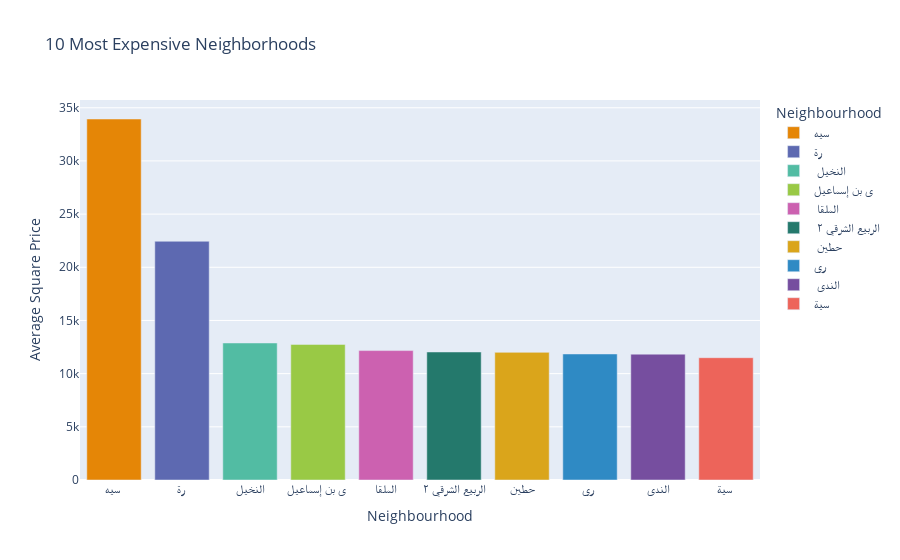

Notebook code for this chart:
### Markdown cell above
## 10 Most Expensive Neighborhoods

### Code cell
df1 = df.copy()
mean = df1.groupby('neighbourhood')['square price'].mean()

mean.index
df2 = mean.reset_index()
df2['square price'] = df2['square price'].round(decimals=2)
df2 = df2.sort_values(by='square price',ascending=False).head(10)

fig = px.bar(df2, x='neighbourhood', y='square price',color='neighbourhood',title='10 Most Expensive Neighborhoods',color_discrete_sequence=px.colors.qualitative.Vivid, labels={'square price':'Average Square Price', 'neighbourhood':'Neighbourhood'})
fig.show()

### Figure 1 — Plotly figure (JSON) as saved in the notebook; plotly's stock layout.template omitted (floating-point values rounded to 4 significant figures)
{"data": [{"alignmentgroup": "True", "hovertemplate": "Neighbourhood=%{x}<br>Average Square Price=%{y}<extra></extra>", "legendgroup": "سيه ", "marker": {"color": "rgb(229, 134, 6)", "pattern": {"shape": ""}}, "name": "سيه ", "offsetgroup": "سيه ", "orientation": "v", "showlegend": true, "textposition": "auto", "type": "bar", "x": ["سيه "], "xaxis": "x", "y": [33940.0], "yaxis": "y"}, {"alignmentgroup": "True", "hovertemplate": "Neighbourhood=%{x}<br>Average Square Price=%{y}<extra></extra>", "legendgroup": "رة ", "marker": {"color": "rgb(93, 105, 177)", "pattern": {"shape": ""}}, "name": "رة ", "offsetgroup": "رة ", "orientation": "v", "showlegend": true, "textposition": "auto", "type": "bar", "x": ["رة "], "xaxis": "x", "y": [22450.0], "yaxis": "y"}, {"alignmentgroup": "True", "hovertemplate": "Neighbourhood=%{x}<br>Average Square Price=%{y}<extra></extra>", "legendgroup": " النخيل ", "marker": {"color": "rgb(82, 188, 163)", "pattern": {"shape": ""}}, "name": " النخيل ", "offsetgroup": " النخيل ", "orientation": "v", "showlegend": true, "textposition": "auto", "type": "bar", "x": [" النخيل "], "xaxis": "x", "y": [12880.0], "yaxis": "y"}, {"alignmentgroup": "True", "hovertemplate": "Neighbourhood=%{x}<br>Average Square Price=%{y}<extra></extra>", "legendgroup": "ى بن إسماعيل ", "marker": {"color": "rgb(153, 201, 69)", "pattern": {"shape": ""}}, "name": "ى بن إسماعيل ", "offsetgroup": "ى بن إسماعيل ", "orientation": "v", "showlegend": true, "textposition": "auto", "type": "bar", "x": ["ى بن إسماعيل "], "xaxis": "x", "y": [12750], "yaxis": "y"}, {"alignmentgroup": "True", "hovertemplate": "Neighbourhood=%{x}<br>Average Square Price=%{y}<extra></extra>", "legendgroup": " الملقا ", "marker": {"color": "rgb(204, 97, 176)", "pattern": {"shape": ""}}, "name": " الملقا ", "offsetgroup": " الملقا ", "orientation": "v", "showlegend": true, "textposition": "auto", "type": "bar", "x": [" الملقا "], "xaxis": "x", "y": [12170.0], "yaxis": "y"}, {"alignmentgroup": "True", "hovertemplate": "Neighbourhood=%{x}<br>Average Square Price=%{y}<extra></extra>", "legendgroup": " الربيع الشرقي ٢ ", "marker": {"color": "rgb(36, 121, 108)", "pattern": {"shape": ""}}, "name": " الربيع الشرقي ٢ ", "offsetgroup": " الربيع الشرقي ٢ ", "orientation": "v", "showlegend": true, "textposition": "auto", "type": "bar", "x": [" الربيع الشرقي ٢ "], "xaxis": "x", "y": [12040.0], "yaxis": "y"}, {"alignmentgroup": "True", "hovertemplate": "Neighbourhood=%{x}<br>Average Square Price=%{y}<extra></extra>", "legendgroup": " حطين ", "marker": {"color": "rgb(218, 165, 27)", "pattern": {"shape": ""}}, "name": " حطين ", "offsetgroup": " حطين ", "orientation": "v", "showlegend": true, "textposition": "auto", "type": "bar", "x": [" حطين "], "xaxis": "x", "y": [12000.0], "yaxis": "y"}, {"alignmentgroup": "True", "hovertemplate": "Neighbourhood=%{x}<br>Average Square Price=%{y}<extra></extra>", "legendgroup": "ري ", "marker": {"color": "rgb(47, 138, 196)", "pattern": {"shape": ""}}, "name": "ري ", "offsetgroup": "ري ", "orientation": "v", "showlegend": true, "textposition": "auto", "type": "bar", "x": ["ري "], "xaxis": "x", "y": [11850.0], "yaxis": "y"}, {"alignmentgroup": "True", "hovertemplate": "Neighbourhood=%{x}<br>Average Square Price=%{y}<extra></extra>", "legendgroup": " الندى ", "marker": {"color": "rgb(118, 78, 159)", "pattern": {"shape": ""}}, "name": " الندى ", "offsetgroup": " الندى ", "orientation": "v", "showlegend": true, "textposition": "auto", "type": "bar", "x": [" الندى "], "xaxis": "x", "y": [11830.0], "yaxis": "y"}, {"alignmentgroup": "True", "hovertemplate": "Neighbourhood=%{x}<br>Average Square Price=%{y}<extra></extra>", "legendgroup": "سية ", "marker": {"color": "rgb(237, 100, 90)", "pattern": {"shape": ""}}, "name": "سية ", "offsetgroup": "سية ", "orientation": "v", "showlegend": true, "textposition": "auto", "type": "bar", "x": ["سية "], "xaxis": "x", "y": [11500], "yaxis": "y"}], "layout": {"barmode": "relative", "legend": {"title": {"text": "Neighbourhood"}, "tracegroupgap": 0}, "title": {"text": "10 Most Expensive Neighborhoods"}, "xaxis": {"anchor": "y", "categoryarray": ["سيه ", "رة ", " النخيل ", "ى بن إسماعيل ", " الملقا ", " الربيع الشرقي ٢ ", " حطين ", "ري ", " الندى ", "سية "], "categoryorder": "array", "domain": [0, 1], "title": {"text": "Neighbourhood"}}, "yaxis": {"anchor": "x", "domain": [0, 1], "title": {"text": "Average Square Price"}}}}
